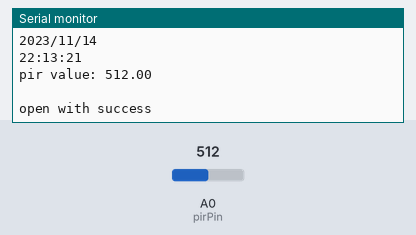
A sketch run on a simulated Arduino Uno, built with avr-gcc and run on an emulated ATmega328P. Shown: the last lines printed to the serial monitor. The inputs (shaded band) are chosen by the test bench; at power-on: A0 (pirPin) = 512. The local clock reads 2024-03-15 10:24:30 at power-on unless the sketch sets it; storage starts empty.

Above: at 2.0 s.
2.1 s: A0 (pirPin) set to 716
At 2.9 s:
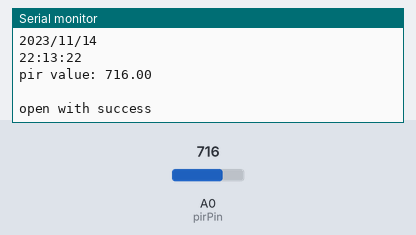
5.4 s: A0 (pirPin) set to 900
At 5.9 s:
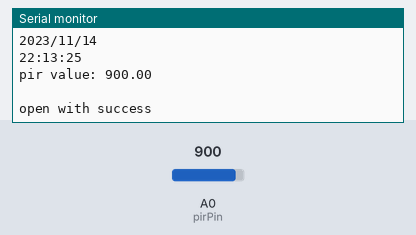
Timing chart, 0 to 8.4 s (numbered marks = the images above; inputs shaded):
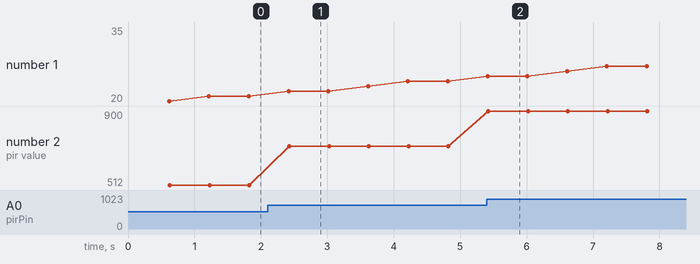

The sketch:

pirdata_millis.ino
```cpp
#include <SPI.h> //Library for SPI communication (Pre-Loaded into Arduino)
#include <SD.h> // for the SD card
#include <RTClib.h> // for the RTC


// change this to match your SD shield or module;
// Arduino Ethernet shield and modules: pin 4
// Data loggin SD shields and modules: pin 10
// Sparkfun SD shield: pin 8

const int chipSelect = 4; //pin of cs


#define pirPin A0
//const int chipSelect = 10; //SD card CS pin connected to pin 4 of Arduino
float pirvalue;

/////////////////////////////////////////////////////////////////
#define FREQUENCY_HZ        166
#define INTERVAL_MS         (100000 / (FREQUENCY_HZ + 1))
/////////////////////////////////////////////////////////////////

// Create a file to store the data
File myFile;

// RTC
RTC_DS1307 rtc;

static unsigned long last_interval_ms = 0;


void setup() {
  // put your setup code here, to run once:
  // Setup Serial connection
  Serial.begin(9600);
  pinMode(pirPin, INPUT);

    // setup for the RTC
  while(!Serial); // /Micro/Zero
    if(! rtc.begin()) {
      Serial.println("Couldn't find RTC");
      while (1);
    }
    else {
      // following line sets the RTC to the date & time this sketch was compiled
      rtc.adjust(DateTime(F(__DATE__), F(__TIME__)));
    }
    if(! rtc.isrunning()) {
      Serial.println("RTC is NOT running!");
    }

    // setup for the SD card
  Serial.print("Initializing SD card...");

  if(!SD.begin(chipSelect)) {
    Serial.println("initialization failed!");
    return;
  }
  Serial.println("initialization done.");

  //open file
  myFile=SD.open("DATA.txt", FILE_WRITE);

  // if the file opened ok, write to it:
  if (myFile) {
    Serial.println("File opened ok");
    // print the headings for our data
    myFile.println("Date,Time,pir values");
  }
  myFile.close();

}


void loggingTime() {
  DateTime now = rtc.now();
  myFile = SD.open("DATA.txt", FILE_WRITE);
  if (myFile) {
    myFile.print(now.year(), DEC);
    myFile.print('/');
    myFile.print(now.month(), DEC);
    myFile.print('/');
    myFile.print(now.day(), DEC);
    myFile.print(',');
    myFile.print(now.hour(), DEC);
    myFile.print(':');
    myFile.print(now.minute(), DEC);
    myFile.print(':');
    myFile.print(now.second(), DEC);
    myFile.print(",");
  }
  Serial.print(now.year(), DEC);
  Serial.print('/');
  Serial.print(now.month(), DEC);
  Serial.print('/');
  Serial.println(now.day(), DEC);
  Serial.print(now.hour(), DEC);
  Serial.print(':');
  Serial.print(now.minute(), DEC);
  Serial.print(':');
  Serial.println(now.second(), DEC);
  myFile.close();
}

void reading_pir() {
  // Reading pir values takes

  pirvalue = analogRead(pirPin);


  // Check if any reads failed and exit early (to try again).
  if  (isnan(pirvalue) ) {
    Serial.println("Failed to read from sensor!");
    return;
  }

  //debugging purposes
  Serial.print("pir value: ");
  Serial.println(pirvalue);
  Serial.println(" ");


    myFile = SD.open("DATA.txt", FILE_WRITE);
  if (myFile) {
    Serial.println("open with success");
    myFile.print(pirvalue);
    myFile.println(",");
  }
  myFile.close();
}


void loop() {
    static unsigned long last_interval_ms = 0;

    if (millis() > last_interval_ms + INTERVAL_MS) {
        last_interval_ms = millis();


  // put your main code here, to run repeatedly:
  loggingTime();
reading_pir();
}
}
```

Measured:
- after the input at 2.1 s, the serial monitor: prints a new line after 0.33 s (image 1)
- after the input at 5.4 s, the serial monitor: prints a new line at once (image 2)
- plotted number 2: 512 → 716 after the input at 2.1 s, 716 → 900 after the input at 5.4 s
